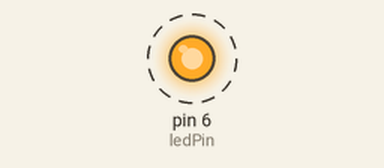
Bench run of a sketch on a simulated Arduino Uno, built with avr-gcc and run on an emulated ATmega328P. Shown: output pins drawn as LEDs (lit = HIGH). Dashed ring = blinking.

Above: at 0.2 s.
Timing chart, 0 to 3.0 s (numbered marks = the images above):
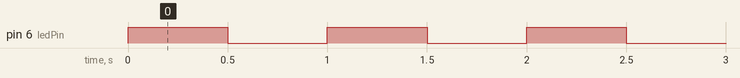

The sketch:

breadboardBlink.ino
```cpp
int delayValue = 500;
int ledPin = 6;
void setup() {
  // put your setup code here, to run once:
  pinMode(ledPin, OUTPUT);

}

void loop() {
  // put your main code here, to run repeatedly:
  digitalWrite(ledPin, HIGH);
  delay(delayValue);
  digitalWrite(ledPin, LOW);
  delay(delayValue);

}
```

Measured:
- by itself, pin 6 (ledPin): alternates HIGH for 0.50 s and LOW for 0.50 s
